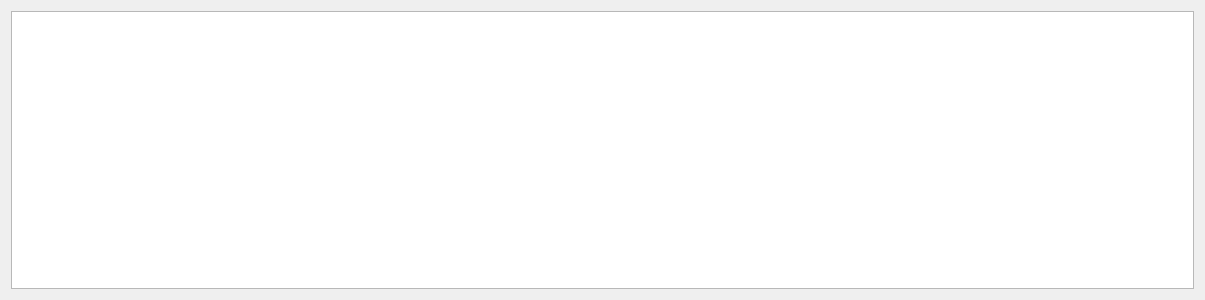
<?xml version="1.0" encoding="UTF-8"?>
<ui version="4.0">
 <class>DialogTuningSources</class>
 <widget class="QDialog" name="DialogTuningSources">
  <property name="geometry">
   <rect>
    <x>0</x>
    <y>0</y>
    <width>1205</width>
    <height>300</height>
   </rect>
  </property>
  <property name="windowTitle">
   <string>Tuning Sources</string>
  </property>
  <layout class="QGridLayout" name="gridLayout">
   <item row="0" column="0">
    <layout class="QVBoxLayout" name="verticalLayout">
     <item>
      <widget class="QTableWidget" name="tableWidget"/>
     </item>
    </layout>
   </item>
  </layout>
 </widget>
 <resources/>
 <connections/>
</ui>
